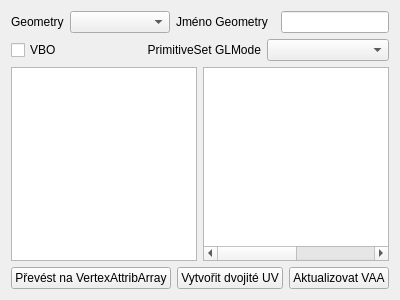
<?xml version="1.0" encoding="UTF-8"?>
<ui version="4.0">
 <class>GeodeCovertor</class>
 <widget class="QWidget" name="GeodeCovertor">
  <property name="geometry">
   <rect>
    <x>0</x>
    <y>0</y>
    <width>400</width>
    <height>300</height>
   </rect>
  </property>
  <property name="windowTitle">
   <string>Form</string>
  </property>
  <layout class="QGridLayout" name="gridLayout">
   <item row="1" column="2">
    <widget class="QComboBox" name="primitiveSetGLMode"/>
   </item>
   <item row="1" column="1">
    <widget class="QLabel" name="label_3">
     <property name="text">
      <string>PrimitiveSet GLMode</string>
     </property>
     <property name="alignment">
      <set>Qt::AlignRight|Qt::AlignTrailing|Qt::AlignVCenter</set>
     </property>
    </widget>
   </item>
   <item row="1" column="0">
    <widget class="QCheckBox" name="useVBO">
     <property name="text">
      <string>VBO</string>
     </property>
    </widget>
   </item>
   <item row="3" column="0" colspan="3">
    <layout class="QHBoxLayout" name="horizontalLayout">
     <item>
      <widget class="QTableWidget" name="originalArraysTable">
       <property name="columnCount">
        <number>1</number>
       </property>
       <attribute name="horizontalHeaderVisible">
        <bool>false</bool>
       </attribute>
       <attribute name="horizontalHeaderStretchLastSection">
        <bool>true</bool>
       </attribute>
       <attribute name="verticalHeaderVisible">
        <bool>false</bool>
       </attribute>
       <column/>
      </widget>
     </item>
     <item>
      <widget class="QTableWidget" name="vertexAttribArray">
       <property name="columnCount">
        <number>2</number>
       </property>
       <attribute name="horizontalHeaderVisible">
        <bool>false</bool>
       </attribute>
       <attribute name="horizontalHeaderStretchLastSection">
        <bool>true</bool>
       </attribute>
       <attribute name="verticalHeaderVisible">
        <bool>false</bool>
       </attribute>
       <column/>
       <column/>
      </widget>
     </item>
    </layout>
   </item>
   <item row="4" column="0" colspan="3">
    <layout class="QHBoxLayout" name="horizontalLayout_3">
     <item>
      <widget class="QPushButton" name="convertButton">
       <property name="text">
        <string>Převést na VertexAttribArray</string>
       </property>
      </widget>
     </item>
     <item>
      <widget class="QPushButton" name="buildDoubleUVs">
       <property name="text">
        <string>Vytvořit dvojité UV</string>
       </property>
      </widget>
     </item>
     <item>
      <widget class="QPushButton" name="updateVertexAttribArray">
       <property name="text">
        <string>Aktualizovat VAA</string>
       </property>
      </widget>
     </item>
    </layout>
   </item>
   <item row="0" column="0" colspan="3">
    <layout class="QHBoxLayout" name="horizontalLayout_2">
     <item>
      <widget class="QLabel" name="label">
       <property name="sizePolicy">
        <sizepolicy hsizetype="Fixed" vsizetype="Preferred">
         <horstretch>0</horstretch>
         <verstretch>0</verstretch>
        </sizepolicy>
       </property>
       <property name="text">
        <string>Geometry</string>
       </property>
      </widget>
     </item>
     <item>
      <widget class="QComboBox" name="geometryIndexList"/>
     </item>
     <item>
      <widget class="QLabel" name="label_2">
       <property name="sizePolicy">
        <sizepolicy hsizetype="Preferred" vsizetype="Preferred">
         <horstretch>0</horstretch>
         <verstretch>0</verstretch>
        </sizepolicy>
       </property>
       <property name="text">
        <string>Jméno Geometry</string>
       </property>
      </widget>
     </item>
     <item>
      <widget class="QLineEdit" name="geometryNameEdit">
       <property name="sizePolicy">
        <sizepolicy hsizetype="Fixed" vsizetype="Fixed">
         <horstretch>0</horstretch>
         <verstretch>0</verstretch>
        </sizepolicy>
       </property>
       <property name="baseSize">
        <size>
         <width>60</width>
         <height>0</height>
        </size>
       </property>
      </widget>
     </item>
    </layout>
   </item>
  </layout>
 </widget>
 <resources/>
 <connections/>
</ui>
